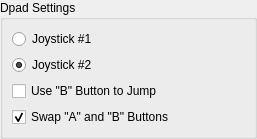
<?xml version="1.0" encoding="UTF-8"?>
<ui version="4.0">
 <class>DpadSettings</class>
 <widget class="QWidget" name="DpadSettings">
  <property name="geometry">
   <rect>
    <x>0</x>
    <y>0</y>
    <width>257</width>
    <height>135</height>
   </rect>
  </property>
  <property name="windowTitle">
   <string>Form</string>
  </property>
  <layout class="QVBoxLayout" name="verticalLayout">
   <property name="leftMargin">
    <number>0</number>
   </property>
   <property name="topMargin">
    <number>0</number>
   </property>
   <property name="rightMargin">
    <number>0</number>
   </property>
   <property name="bottomMargin">
    <number>0</number>
   </property>
   <item>
    <widget class="QGroupBox" name="groupBox">
     <property name="title">
      <string>Dpad Settings</string>
     </property>
     <layout class="QVBoxLayout" name="verticalLayout_2">
      <item>
       <widget class="QRadioButton" name="radioButton_joy1">
        <property name="text">
         <string>Joystick #1</string>
        </property>
       </widget>
      </item>
      <item>
       <widget class="QRadioButton" name="radioButton_joy2">
        <property name="text">
         <string>Joystick #2</string>
        </property>
        <property name="checked">
         <bool>true</bool>
        </property>
       </widget>
      </item>
      <item>
       <widget class="QCheckBox" name="checkBox_jumpB">
        <property name="text">
         <string>Use &quot;B&quot; Button to Jump</string>
        </property>
       </widget>
      </item>
      <item>
       <widget class="QCheckBox" name="checkBox_swapAB">
        <property name="text">
         <string>Swap &quot;A&quot; and &quot;B&quot; Buttons</string>
        </property>
        <property name="checked">
         <bool>true</bool>
        </property>
       </widget>
      </item>
     </layout>
    </widget>
   </item>
  </layout>
 </widget>
 <resources/>
 <connections/>
</ui>
